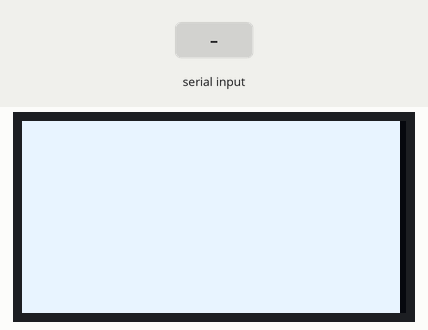
The sketch below on a simulated ESP32-S3. Shown: 128×64 one-colour display. Wiring (inferred from the names in the program): SH1106 OLED at I2C address 0x3C. Inputs (shaded band) come from the test bench. What the sketch prints to the serial monitor is not drawn.

Above: at 2.8 s.
2.9 s: "sh1106\n" received over Serial
At 5.6 s:
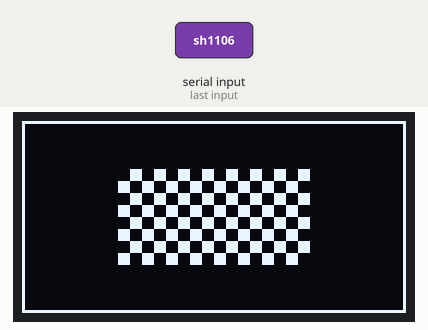
5.9 s: "ssd1306\n" received over Serial
At 6.8 s:
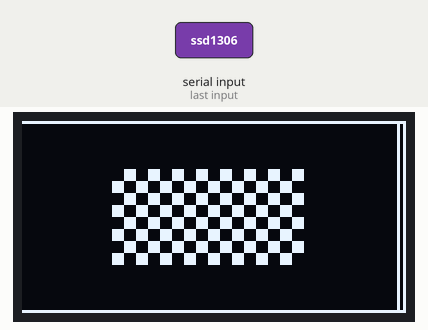
8.9 s: "sh1106\n" received over Serial
At 10.3 s:
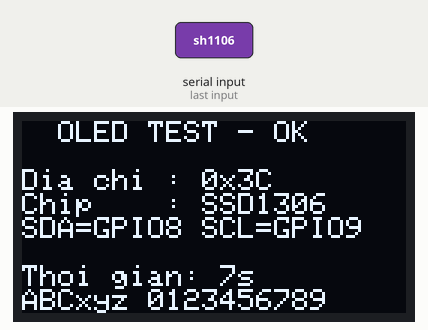
11.9 s: "ssd1306\n" received over Serial
At 14.7 s:
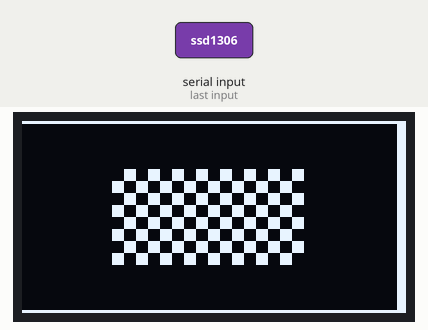
14.9 s: "sh1106\n" received over Serial
At 17.7 s:
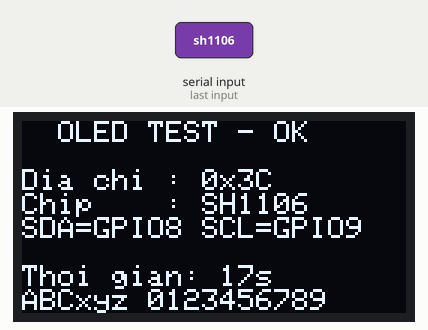
17.9 s: "ssd1306\n" received over Serial
At 18.6 s:
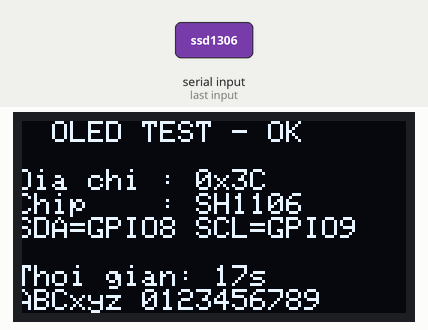
Timing chart, 0 to 20.9 s (numbered marks = the images above; inputs shaded):
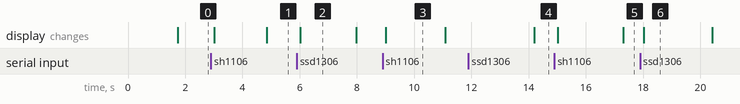

Measured:
- after the input at 2.9 s, the display: first changes after 0.12 s (image 1 shows a later state)
- after the input at 5.9 s, the display: changes after 0.11 s (image 2)
- after the input at 8.9 s, the display: changes after 0.11 s (image 3)
- after the input at 11.9 s, the display: changes after 2.3 s (image 4)
- after the input at 14.9 s, the display: first changes after 0.12 s (image 5 shows a later state)
- after the input at 17.9 s, the display: changes after 0.12 s (image 6)
- what the display in image 2 shows lasts 2.0 s, from 6.0 s to 8.0 s

The sketch:

test_oled.ino
```cpp
/*
 * TEST OLED 0x3C – ESP32-S3 (SSD1306 / SH1106, 128x64, I2C)
 * -----------------------------------------------------------
 * KHÔNG cần thư viện ngoài (driver tự viết, chỉ dùng Wire có sẵn).
 * Nối dây (theo sơ đồ):  OLED VCC -> 5V   GND -> GND   SDA -> GPIO8   SCL -> GPIO9
 *   Đo SDA/SCL lúc rảnh: phải ~3.3V. Nếu ra ~5V -> chuyển VCC OLED sang 3V3.
 *
 * Chương trình:
 *   1. Quét I2C, báo có thấy 0x3C không.
 *   2. Lặp mãi, mỗi màn hình 3 s:
 *        A. Sáng TOÀN BỘ   -> kiểm tra điểm chết
 *        B. Khung viền + ô cờ -> nếu lệch/viền mép phải bị nhiễu = sai chip
 *        C. Chữ + bộ đếm giây
 *
 * Serial Monitor 115200, gõ lệnh:
 *   sh1106   -> đổi sang chip SH1106 (màn 1.3" thường là loại này)
 *   ssd1306  -> đổi sang chip SSD1306 (màn 0.96" thường là loại này)
 *   scan     -> quét lại I2C
 * Dấu hiệu chọn sai chip: hình bị lệch 2 cột, mép phải có vệt nhiễu.
 */

#include <Wire.h>

const int     PIN_SDA   = 8;
const int     PIN_SCL   = 9;
const uint8_t OLED_ADDR = 0x3C;
const unsigned long PAGE_MS = 3000;

bool    isSH1106 = false;          // mặc định SSD1306; gõ "sh1106" nếu lệch hình
uint8_t fb[8][128];                // khung hình 128x64 (8 trang x 128 cột)

static const uint8_t FONT5X7[] = {   // ASCII 0x20..0x7E, 5 byte/ký tự (font chuẩn 5x7)
  0x00, 0x00, 0x00, 0x00, 0x00,  // ' '
  0x00, 0x00, 0x5F, 0x00, 0x00,  // '!'
  0x00, 0x07, 0x00, 0x07, 0x00,  // '"'
  0x14, 0x7F, 0x14, 0x7F, 0x14,  // '#'
  0x24, 0x2A, 0x7F, 0x2A, 0x12,  // '$'
  0x23, 0x13, 0x08, 0x64, 0x62,  // '%'
  0x36, 0x49, 0x56, 0x20, 0x50,  // '&'
  0x00, 0x08, 0x07, 0x03, 0x00,  // "'"
  0x00, 0x1C, 0x22, 0x41, 0x00,  // '('
  0x00, 0x41, 0x22, 0x1C, 0x00,  // ')'
  0x2A, 0x1C, 0x7F, 0x1C, 0x2A,  // '*'
  0x08, 0x08, 0x3E, 0x08, 0x08,  // '+'
  0x00, 0x80, 0x70, 0x30, 0x00,  // ','
  0x08, 0x08, 0x08, 0x08, 0x08,  // '-'
  0x00, 0x00, 0x60, 0x60, 0x00,  // '.'
  0x20, 0x10, 0x08, 0x04, 0x02,  // '/'
  0x3E, 0x51, 0x49, 0x45, 0x3E,  // '0'
  0x00, 0x42, 0x7F, 0x40, 0x00,  // '1'
  0x72, 0x49, 0x49, 0x49, 0x46,  // '2'
  0x21, 0x41, 0x49, 0x4D, 0x33,  // '3'
  0x18, 0x14, 0x12, 0x7F, 0x10,  // '4'
  0x27, 0x45, 0x45, 0x45, 0x39,  // '5'
  0x3C, 0x4A, 0x49, 0x49, 0x31,  // '6'
  0x41, 0x21, 0x11, 0x09, 0x07,  // '7'
  0x36, 0x49, 0x49, 0x49, 0x36,  // '8'
  0x46, 0x49, 0x49, 0x29, 0x1E,  // '9'
  0x00, 0x00, 0x14, 0x00, 0x00,  // ':'
  0x00, 0x40, 0x34, 0x00, 0x00,  // ';'
  0x00, 0x08, 0x14, 0x22, 0x41,  // '<'
  0x14, 0x14, 0x14, 0x14, 0x14,  // '='
  0x00, 0x41, 0x22, 0x14, 0x08,  // '>'
  0x02, 0x01, 0x59, 0x09, 0x06,  // '?'
  0x3E, 0x41, 0x5D, 0x59, 0x4E,  // '@'
  0x7C, 0x12, 0x11, 0x12, 0x7C,  // 'A'
  0x7F, 0x49, 0x49, 0x49, 0x36,  // 'B'
  0x3E, 0x41, 0x41, 0x41, 0x22,  // 'C'
  0x7F, 0x41, 0x41, 0x41, 0x3E,  // 'D'
  0x7F, 0x49, 0x49, 0x49, 0x41,  // 'E'
  0x7F, 0x09, 0x09, 0x09, 0x01,  // 'F'
  0x3E, 0x41, 0x41, 0x51, 0x73,  // 'G'
  0x7F, 0x08, 0x08, 0x08, 0x7F,  // 'H'
  0x00, 0x41, 0x7F, 0x41, 0x00,  // 'I'
  0x20, 0x40, 0x41, 0x3F, 0x01,  // 'J'
  0x7F, 0x08, 0x14, 0x22, 0x41,  // 'K'
  0x7F, 0x40, 0x40, 0x40, 0x40,  // 'L'
  0x7F, 0x02, 0x1C, 0x02, 0x7F,  // 'M'
  0x7F, 0x04, 0x08, 0x10, 0x7F,  // 'N'
  0x3E, 0x41, 0x41, 0x41, 0x3E,  // 'O'
  0x7F, 0x09, 0x09, 0x09, 0x06,  // 'P'
  0x3E, 0x41, 0x51, 0x21, 0x5E,  // 'Q'
  0x7F, 0x09, 0x19, 0x29, 0x46,  // 'R'
  0x26, 0x49, 0x49, 0x49, 0x32,  // 'S'
  0x03, 0x01, 0x7F, 0x01, 0x03,  // 'T'
  0x3F, 0x40, 0x40, 0x40, 0x3F,  // 'U'
  0x1F, 0x20, 0x40, 0x20, 0x1F,  // 'V'
  0x3F, 0x40, 0x38, 0x40, 0x3F,  // 'W'
  0x63, 0x14, 0x08, 0x14, 0x63,  // 'X'
  0x03, 0x04, 0x78, 0x04, 0x03,  // 'Y'
  0x61, 0x59, 0x49, 0x4D, 0x43,  // 'Z'
  0x00, 0x7F, 0x41, 0x41, 0x41,  // '['
  0x02, 0x04, 0x08, 0x10, 0x20,  // '\\'
  0x00, 0x41, 0x41, 0x41, 0x7F,  // ']'
  0x04, 0x02, 0x01, 0x02, 0x04,  // '^'
  0x40, 0x40, 0x40, 0x40, 0x40,  // '_'
  0x00, 0x03, 0x07, 0x08, 0x00,  // '`'
  0x20, 0x54, 0x54, 0x78, 0x40,  // 'a'
  0x7F, 0x28, 0x44, 0x44, 0x38,  // 'b'
  0x38, 0x44, 0x44, 0x44, 0x28,  // 'c'
  0x38, 0x44, 0x44, 0x28, 0x7F,  // 'd'
  0x38, 0x54, 0x54, 0x54, 0x18,  // 'e'
  0x00, 0x08, 0x7E, 0x09, 0x02,  // 'f'
  0x18, 0xA4, 0xA4, 0x9C, 0x78,  // 'g'
  0x7F, 0x08, 0x04, 0x04, 0x78,  // 'h'
  0x00, 0x44, 0x7D, 0x40, 0x00,  // 'i'
  0x20, 0x40, 0x40, 0x3D, 0x00,  // 'j'
  0x7F, 0x10, 0x28, 0x44, 0x00,  // 'k'
  0x00, 0x41, 0x7F, 0x40, 0x00,  // 'l'
  0x7C, 0x04, 0x78, 0x04, 0x78,  // 'm'
  0x7C, 0x08, 0x04, 0x04, 0x78,  // 'n'
  0x38, 0x44, 0x44, 0x44, 0x38,  // 'o'
  0xFC, 0x18, 0x24, 0x24, 0x18,  // 'p'
  0x18, 0x24, 0x24, 0x18, 0xFC,  // 'q'
  0x7C, 0x08, 0x04, 0x04, 0x08,  // 'r'
  0x48, 0x54, 0x54, 0x54, 0x24,  // 's'
  0x04, 0x04, 0x3F, 0x44, 0x24,  // 't'
  0x3C, 0x40, 0x40, 0x20, 0x7C,  // 'u'
  0x1C, 0x20, 0x40, 0x20, 0x1C,  // 'v'
  0x3C, 0x40, 0x30, 0x40, 0x3C,  // 'w'
  0x44, 0x28, 0x10, 0x28, 0x44,  // 'x'
  0x4C, 0x90, 0x90, 0x90, 0x7C,  // 'y'
  0x44, 0x64, 0x54, 0x4C, 0x44,  // 'z'
  0x00, 0x08, 0x36, 0x41, 0x00,  // '{'
  0x00, 0x00, 0x77, 0x00, 0x00,  // '|'
  0x00, 0x41, 0x36, 0x08, 0x00,  // '}'
  0x02, 0x01, 0x02, 0x04, 0x02,  // '~'
};

// ------------------------------------------------------------ I2C thấp tầng
bool oledCmd(uint8_t c) {
  Wire.beginTransmission(OLED_ADDR);
  Wire.write(0x00);
  Wire.write(c);
  return Wire.endTransmission() == 0;
}

void oledFlush() {
  const uint8_t off = isSH1106 ? 2 : 0;
  for (uint8_t p = 0; p < 8; p++) {
    oledCmd(0xB0 | p);
    oledCmd(0x00 | (off & 0x0F));
    oledCmd(0x10 | (off >> 4));
    for (uint8_t x = 0; x < 128; x += 16) {       // gửi từng gói 16 byte
      Wire.beginTransmission(OLED_ADDR);
      Wire.write(0x40);
      for (uint8_t i = 0; i < 16; i++) Wire.write(fb[p][x + i]);
      Wire.endTransmission();
    }
  }
}

bool oledInit() {
  const uint8_t seq[] = {
    0xAE,             // tắt màn
    0xD5, 0x80,       // xung nhịp
    0xA8, 0x3F,       // 64 dòng
    0xD3, 0x00,       // offset dọc
    0x40,             // dòng bắt đầu
    0x8D, 0x14,       // bơm áp (SSD1306; SH1106 bỏ qua)
    0x20, 0x02,       // chế độ trang
    0xA1, 0xC8,       // lật ngang/dọc cho đúng chiều
    0xDA, 0x12,
    0x81, 0xCF,       // độ tương phản
    0xD9, 0xF1,
    0xDB, 0x40,
    0xA4, 0xA6,       // hiển thị theo RAM, không đảo màu
  };
  for (uint8_t c : seq) if (!oledCmd(c)) return false;
  memset(fb, 0, sizeof(fb));
  oledFlush();
  return oledCmd(0xAF);                          // bật màn
}

// ------------------------------------------------------------ vẽ
void clearFb() { memset(fb, 0, sizeof(fb)); }

void pset(int x, int y) {
  if (x < 0 || x > 127 || y < 0 || y > 63) return;
  fb[y >> 3][x] |= (1 << (y & 7));
}

void drawChar(int x, int page, char c) {
  if (c < 0x20 || c > 0x7E) c = '?';
  const uint8_t *g = &FONT5X7[(c - 0x20) * 5];
  for (int i = 0; i < 5; i++) if (x + i < 128) fb[page][x + i] = g[i];
}

void drawText(int x, int page, const char *s) {
  while (*s && x < 128) { drawChar(x, page, *s++); x += 6; }
}

// ------------------------------------------------------------ các màn test
void pageFullWhite() {
  memset(fb, 0xFF, sizeof(fb));
  oledFlush();
  Serial.println("[A] Sang toan bo - co diem nao khong sang = diem chet");
}

void pageBorderChecker() {
  clearFb();
  for (int x = 0; x < 128; x++) { pset(x, 0); pset(x, 63); }
  for (int y = 0; y < 64; y++)  { pset(0, y); pset(127, y); }
  for (int y = 16; y < 48; y++)
    for (int x = 32; x < 96; x++)
      if (((x >> 2) + (y >> 2)) & 1) pset(x, y);
  oledFlush();
  Serial.println("[B] Khung vien + o co - vien phai du 4 canh, khong lech");
}

void pageText(unsigned long sec) {
  char buf[24];
  clearFb();
  drawText(0, 0, "  OLED TEST - OK  ");
  snprintf(buf, sizeof(buf), "Dia chi : 0x%02X", OLED_ADDR);
  drawText(0, 2, buf);
  snprintf(buf, sizeof(buf), "Chip    : %s", isSH1106 ? "SH1106" : "SSD1306");
  drawText(0, 3, buf);
  drawText(0, 4, "SDA=GPIO8 SCL=GPIO9");
  snprintf(buf, sizeof(buf), "Thoi gian: %lus", sec);
  drawText(0, 6, buf);
  drawText(0, 7, "ABCxyz 0123456789");
  oledFlush();
  Serial.printf("[C] Chu + bo dem (%lus)\n", sec);
}

// ------------------------------------------------------------ I2C scan
bool scanI2C() {
  bool found3C = false;
  int n = 0;
  Serial.println("Quet I2C...");
  for (uint8_t a = 1; a < 127; a++) {
    Wire.beginTransmission(a);
    if (Wire.endTransmission() == 0) {
      Serial.printf("  Thay thiet bi o 0x%02X\n", a);
      if (a == OLED_ADDR) found3C = true;
      n++;
    }
  }
  if (!n) Serial.println("  KHONG thay thiet bi nao -> kiem tra day SDA/SCL, VCC, GND");
  else if (!found3C) Serial.println("  Khong thay 0x3C -> OLED chua noi hoac dia chi khac");
  return found3C;
}

// ------------------------------------------------------------ Serial
void handleSerial() {
  static String line;
  while (Serial.available()) {
    char c = (char)Serial.read();
    if (c == '\n' || c == '\r') {
      line.trim(); line.toLowerCase();
      if (line == "sh1106")       { isSH1106 = true;  Serial.println("-> Chip SH1106"); oledFlush(); }
      else if (line == "ssd1306") { isSH1106 = false; Serial.println("-> Chip SSD1306"); oledFlush(); }
      else if (line == "scan")    { scanI2C(); }
      else if (line.length())     { Serial.println("Lenh: sh1106 | ssd1306 | scan"); }
      line = "";
    } else if (line.length() < 20) line += c;
  }
}

bool waitMs(unsigned long ms) {
  unsigned long t0 = millis();
  while (millis() - t0 < ms) { handleSerial(); delay(10); }
  return true;
}

// ------------------------------------------------------------ setup / loop
bool oledOk = false;

void setup() {
  Serial.begin(115200);
  delay(1500);
  Serial.println("\n=== TEST OLED 0x3C (SDA=GPIO8, SCL=GPIO9) ===");

  Wire.begin(PIN_SDA, PIN_SCL);
  Wire.setClock(100000);

  if (!scanI2C()) {
    Serial.println("Van thu khoi tao OLED... (go 'scan' de quet lai)");
  }
  oledOk = oledInit();
  Serial.println(oledOk ? "OLED khoi tao OK." : "OLED khoi tao LOI (khong ACK).");
  Serial.println("Lenh: sh1106 | ssd1306 | scan");
}

void loop() {
  if (!oledOk) {                        // tự thử lại mỗi 3 s nếu OLED chưa lên
    waitMs(PAGE_MS);
    oledOk = oledInit();
    Serial.println(oledOk ? "OLED da len." : "OLED van chua tra loi...");
    return;
  }
  pageFullWhite();        waitMs(PAGE_MS);
  pageBorderChecker();    waitMs(PAGE_MS);
  pageText(millis() / 1000); waitMs(PAGE_MS);
}
```
